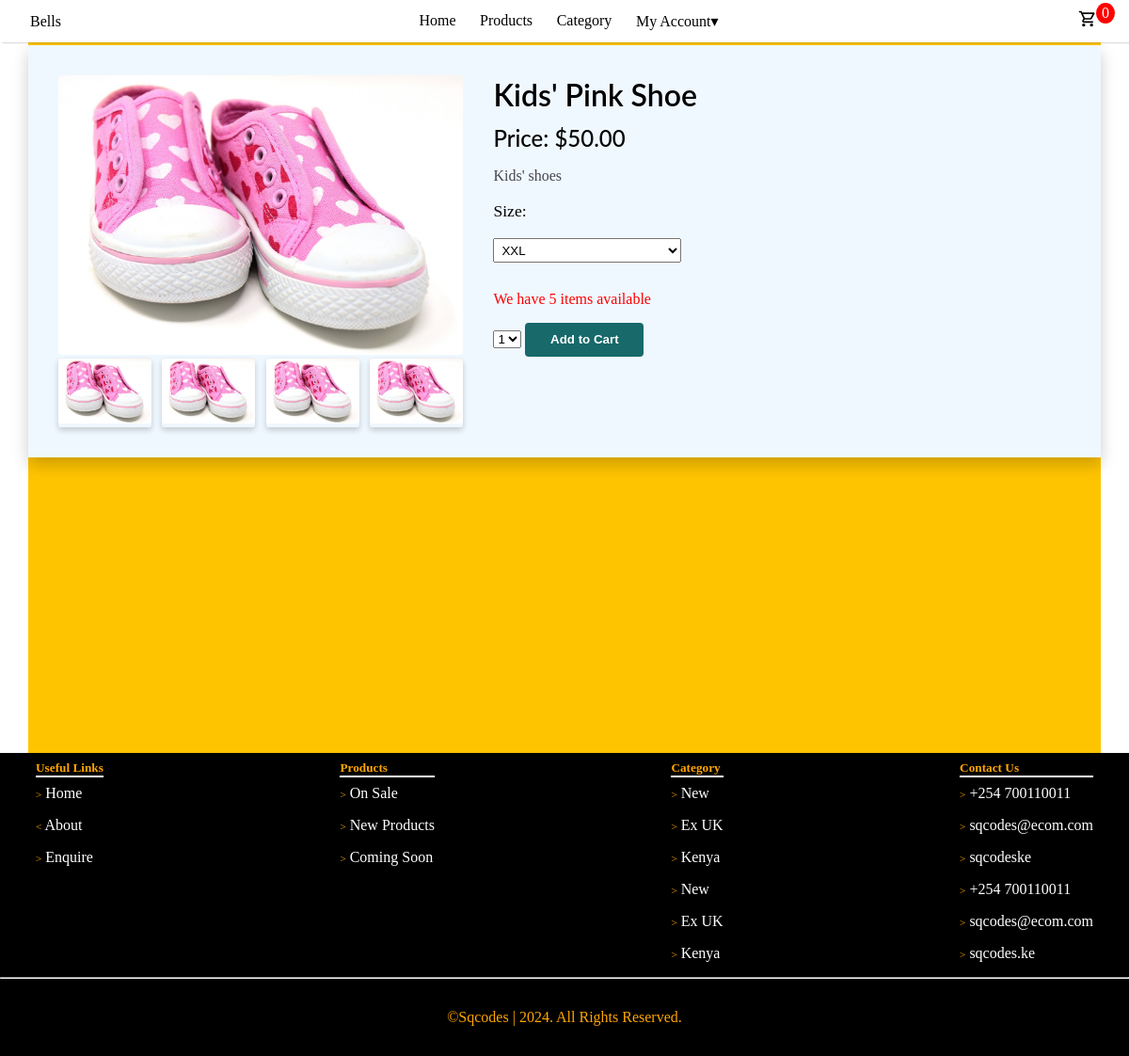
The app's page /product/2 with its own data.
### store/models.py (models this page shows, shortened)
class Product(models.Model):
    name = models.CharField(max_length=255)
    price = models.DecimalField(default=0, max_digits=9, decimal_places=2)
    category = models.ForeignKey(Category, on_delete=models.CASCADE, default=1)
    description = models.TextField(null=True, blank=True)
    image = models.ImageField(upload_to='uploads/products/')
    is_sale = models.BooleanField(default=False)
    sale_price = models.DecimalField(default=0, decimal_places=2, max_digits=8, null=True, blank=True)
    in_stock = models.BooleanField(default=True)
    stock_quantity = models.IntegerField(default=1)
    discount = models.DecimalField(default=0, max_digits=9, decimal_places=2, null=True, blank=True)
    percentage_discount = models.DecimalField(default=0, max_digits=5, decimal_places=0, null=True, blank=True)
    is_new = models.BooleanField(default=False)
    is_featured = models.BooleanField(default=False)

### store/views.py (the view)
# urls.py: path('product/<int:pk>', views.product, name='product'),
def product(request, pk):
    product = Product.objects.get(id=pk)
    stock_quantity = product.stock_quantity
    quantity_list = list(range(1, stock_quantity + 1))
    context = {
        'product': product,
        'stock_quantity': stock_quantity,
        'quantity_list': quantity_list,
    }
    return render(request, 'store/product.html', context)

### cart/cart.py (called while the page is built)
	def __len__(self):
		return len(self.cart)

### cart/context_processors.py (called while the page is built)
def cart(request):
    return {'cart': Cart(request)}

### store/templates/store/product.html (shortened to what this page needs)
{% extends 'store/base.html' %}
{% block content %}
    <div class="product-container">
        <div class="product-image-card">
            <div class="profile-image">
                <img src="{{ product.image.url }}" alt="Product" width="100%">
            </div>
            <div class="product-images">
                <div class="image"><img src="{{ product.image.url }}" alt="Product" width="100%"></div>
                <div class="image"><img src="{{ product.image.url }}" alt="Product" width="100%"></div>
                <div class="image"><img src="{{ product.image.url }}" alt="Product" width="100%"></div>
                <div class="image"><img src="{{ product.image.url }}" alt="Product" width="100%"></div>
            </div>
        </div>
        <div class="product-information">
            {% if product.is_sale %}
            <h3>{{ product.name }}</h3>
            <h4>Price: <del>${{ product.price }}</del>&nbsp; ${{ product.sale_price }}</h4>
            <p>{{ product.description }}</p>
            {% else %}
            <h3>{{ product.name }}</h3>
            <h4>Price: ${{ product.price }}</h4>
            <p>{{ product.description }}</p>
            {% endif %}
            <div class="sizes">
                <p>Size:</p>
                <select name="Size" id="size" class="size-option">
                    <option value="xxl">XXL</option>
                </select>
            </div>
            <div class="info">
                <p style="color: red;">
                    {% if stock_quantity >= 5 %}
                        We have {{ stock_quantity }} items available
                    {% else %}
                        Only {{ stock_quantity }} item{% if stock_quantity != 1 %}s{% endif %} left
                    {% endif %}
                </p>
            </div>
            <div class="quantity">
                <select id="qty-cart">
                    {% for quantity in quantity_list %}
                        <option value="{{ quantity }}">{{ quantity }}</option>
                    {% endfor %}
                </select>
                <button type="button" value="{{ product.id }}" id="add-cart">Add to Cart</button>
            </div>
        </div>
    </div>
{% endblock content %}

### store/templates/store/base.html (shortened to what this page needs)
{% load static %}
<!DOCTYPE html>
<html lang="en">
<head>
    <link rel="stylesheet" href="{% static 'css/main.css' %}">
    <link rel="stylesheet" href="{% static 'css/product.css' %}">
</head>
<body>
    <div class="body-container">
        {% include 'store/navbar.html' %}
        <div class="container">
            {% block content %}
            {% endblock content %}
    </div>
        {% include 'store/footer.html' %}
    </div>
</body>
</html>

### store/templates/store/navbar.html (shortened to what this page needs)
<nav>
    <div class="navbar">
        <div class="navbar-mobile">
            <a href="#" class="logo">Bells</a>
        </div>
        <div class="navbar-links" id="navbar-links">
            <ul>
                <li><a href="{% url 'home' %}">Home</a></li>
                <li><a href="{% url 'home' %}">Products</a></li>
                <li class="dropdown">
                    <a href="{% url 'categories' %}">Category</a></li>
                <li class="dropdown">
                    {% if user.is_authenticated %}
                    <span><svg xmlns="http://www.w3.org/2000/svg" height="16" viewBox="0 -960 960 960" width="18"><path d="M234-276q51-39 114-61.5T480-360q69 0 132 22.5T726-276q35-41 54.5-93T800-480q0-133-93.5-226.5T480-800q-133 0-226.5 93.5T160-480q0 59 19.5 111t54.5 93Zm246-164q-59 0-99.5-40.5T340-580q0-59 40.5-99.5T480-720q59 0 99.5 40.5T620-580q0 59-40.5 99.5T480-440Zm0 360q-83 0-156-31.5T197-197q-54-54-85.5-127T80-480q0-83 31.5-156T197-763q54-54 127-85.5T480-880q83 0 156 31.5T763-763q54 54 85.5 127T880-480q0 83-31.5 156T763-197q-54 54-127 85.5T480-80Zm0-80q53 0 100-15.5t86-44.5q-39-29-86-44.5T480-280q-53 0-100 15.5T294-220q39 29 86 44.5T480-160Zm0-360q26 0 43-17t17-43q0-26-17-43t-43-17q-26 0-43 17t-17 43q0 26 17 43t43 17Zm0-60Zm0 360Z"/></svg></span>
                    <a href="#" class="account-link profile">{{ user.first_name }} {{ user.last_name }}&#9662</a>
                    {% else %}
                    <a href="#" class="account-link">My Account&#9662</a>
                    {% endif %}
                </li>
            </ul>
        </div>
        <div class="cart">
            <a href="{% url 'cart_summary' %}"><span class="cart-count" id="cart_qty">{{ cart|length }}</span></a>
        </div>
    </div>
</nav>

### store/templates/store/footer.html (shortened to what this page needs)
<div class="footer">
    <div class="footer-column-container">
        <div class="footer-column">
            <h5>Useful Links</h5>
            <ul>
                <li><a href="#"><span>&gt;</span> Home</a></li>
                <li><a href="#"><span>&lt;</span> About</a></li>
                <li><a href="#"><span>&gt;</span> Enquire</a></li>
            </ul>
        </div>
        <div class="footer-column">
            <h5>Products</h5>
            <ul>
                <li><a href="{% url 'sale' %}"><span>&gt;</span> On Sale</a></li>
                <li><a href="{% url 'new' %}"><span>&gt;</span> New Products</a></li>
                <li><a href="#"><span>&gt;</span> Coming Soon</a></li>
            </ul>
        </div>
        <div class="footer-column">
            <h5>Category</h5>
            <ul>
                <li><a href="{% url 'new' %}"><span>&gt;</span> New</a></li>
                <li><a href="#"><span>&gt;</span> Ex UK</a></li>
                <li><a href="#"><span>&gt;</span> Kenya</a></li>
                <li><a href="#"><span>&gt;</span> New</a></li>
                <li><a href="#"><span>&gt;</span> Ex UK</a></li>
                <li><a href="#"><span>&gt;</span> Kenya</a></li>
            </ul>
        </div>
        <div class="footer-column">
            <h5>Contact Us</h5>
            <ul>
                <li><a href="#"><span>&gt;</span> +254 700110011</a></li>
                <li><a href="#"><span>&gt;</span> sqcodes@ecom.com</a></li>
                <li><a href="#"><span>&gt;</span> sqcodeske</a></li>
                <li><a href="#"><span>&gt;</span> +254 700110011</a></li>
                <li><a href="#"><span>&gt;</span> sqcodes@ecom.com</a></li>
                <li><a href="#"><span>&gt;</span> sqcodes.ke</a></li>
            </ul>
        </div>
    </div>
    <hr>
    <div class="footer-end">
        <p>&copy;Sqcodes | <span>{% now "Y" %}</span>. All Rights Reserved.</p>
    </div>
</div>

### static/css/main.css (style rules this page uses)
* { padding: 0; margin: 0; box-sizing: border-box; }
html { font-size: 16px; }
body { background-image: url(/static/images/g15.svg); background-size: cover; background-position: center; background-repeat: no-repeat; min-height: 100vh; width: 100%; object-fit: cover; }
.body-container { width: 100%; background-color: rgb(255, 255, 255); top: 0; }
a { text-decoration: none; }
.navbar { display: flex; justify-content: space-between; align-items: center; background-color: white; box-shadow: 2px 0 2px rgba(0, 0, 0, 0.4); font-size: 1rem; color: black; position: fixed; top: 0; left: 0; right: 0; width: 100%; z-index: 100; }
.navbar a { color: black; }
.navbar-links ul { list-style: none; display: flex; }
.navbar-links li { padding: .8em; }
.logo { padding: .6em 2em; }
.cart { padding: .6em 2em; position: relative; }
.cart .cart-count { background-color: red; color: white; border-radius: 50%; padding: 2px 6px; position: absolute; top: 2px; right: 15px; }
.dropdown { position: relative; }
.container { min-height: 100vh; background-color: rgb(255, 196, 0); width: 95%; margin: 0 auto; padding-top: 3em; }
.footer { background-color: rgb(0, 0, 0); color: orange; }
.footer-column-container { display: flex; justify-content: space-between; width: 95%; margin: 0 auto; padding: .5em; }
.footer-column h5 { border-bottom: 2px solid white; }
.footer-column ul { list-style: none; }
.footer-column li { padding: .5em 0; }
.footer-column li a { color: white; }
.footer-column li a span { color: orange; font-size: .7rem; }
.footer-end { text-align: center; padding: 2em; }

### static/css/product.css (style rules this page uses)
.product-container { display: flex; justify-content: space-between; padding: 2em; box-shadow: 0 8px 16px rgba(0,0,0,0.2); background-color: aliceblue; }
.product-image-card { display: block; width: 40%; }
.profile-image img { border-radius: 4px; }
.product-images { display: flex; justify-content: space-between; }
.image { width: 23%; box-shadow: 0 3px 6px rgba(0,0,0,0.2); border-radius: 3px; }
.image img { border-radius: 3px; }
.product-information { width: 60%; padding-left: 2em; }
.product-information h3 { font-size: 2rem; font-family: Lato; font-weight: 600; line-height: 130%; }
.product-information h4 { font-size: 1.5rem; font-family: Lato; font-weight: 500; line-height: 130%; margin: .4em 0; }
.product-information p { color: #424551; margin: 1em 0; }
.sizes p { font-size: 1.1rem; color: black; }
.size-option { width: 15em; height: 2em; margin-bottom: 1em; padding: .3em; }
.quantity button { background: #17696a; border-radius: 4px; padding: .8em 2em; border: none; color: white; font-weight: 600; }

### records on screen
Product: image (picture), name "Kids' Pink Shoe", price "50.00", description "Kids' shoes"

### other values on screen
{{ cart|length }} "0"
{{ stock_quantity }} "5"
form field value "1"
